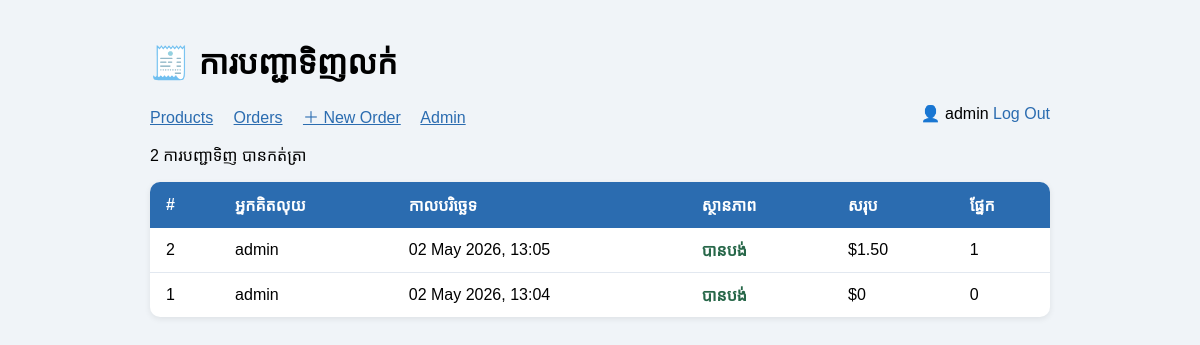
The app's page /sales/orders/ (signed in) with its own data.
### sales/models.py (models this page shows, shortened)
class Order(models.Model):
    STATUS_CHOICES = [
        ('open',       'បានបើក'),
        ('paid',       'បានបង់'),
        ('refunded',   'បានសង'),
        ('cancelled',  'បានលុបចោល'),
    ]
    cashier    = models.ForeignKey(User, on_delete=models.SET_NULL,null=True,related_name='orders',)
    status     = models.CharField(max_length=20, choices=STATUS_CHOICES, default='open')
    created_at = models.DateTimeField(auto_now_add=True)    # កំណត់ពេលបង្កើតការបញ្ជាទិញ
    notes      = models.TextField(blank=True)
    @property
    def total(self):
        return sum(item.subtotal for item in self.items.all())
    class Meta:
        ordering = ['-created_at']

class OrderItem(models.Model):
    order      = models.ForeignKey(Order, on_delete=models.CASCADE, related_name='items')
    product    = models.ForeignKey(Product, on_delete=models.PROTECT)   # PROTECT ការពារការលុបផលិតផលដែលមានការលក់
    quantity   = models.PositiveIntegerField(default=1)
    unit_price = models.DecimalField(max_digits=8, decimal_places=2)    # តម្លៃនៅពេលលក់
    @property
    def subtotal(self):
        return self.unit_price * self.quantity

### sales/views.py (the view)
# urls.py: path('orders/',                views.order_list,     name='order_list'),
@login_required
def order_list(request):
    orders = Order.objects.all()
    return render(request, 'sales/order_list.html', {'orders': orders})

### sales/templates/sales/order_list.html (shortened to what this page needs)
<!DOCTYPE html>
<html lang="km">
<head>
</head>
<body>
    <h1>🧾 ការបញ្ជាទិញលក់</h1>
    <nav>
    <a href="/sales/products/">Products</a>
    <a href="/sales/orders/">Orders</a>
    <a href="/sales/orders/new/">＋ New Order</a>
    <a href="/admin/">Admin</a>
    <span style="float:right">
        👤 {{ request.user.username }}
        <form method="post" action="/accounts/logout/" style="display:inline">
            <button type="submit" style="background:none;border:none;color:#2b6cb0;cursor:pointer;padding:0;font-size:1em">
                Log Out
            </button>
        </form>
    </span>
</nav>
    <p>{{ orders|length }} ការបញ្ជាទិញ បានកត់ត្រា</p>
    <table>
        <thead>
            <tr><th>#</th><th>អ្នកគិតលុយ</th><th>កាលបរិច្ឆេទ</th><th>ស្ថានភាព</th><th>សរុប</th><th>ផ្នែក</th></tr>
        </thead>
        <tbody>
        {% for order in orders %}
            <tr>
                <td>{{ order.pk }}</td>
                <td>{{ order.cashier }}</td>
                <td>{{ order.created_at|date:"d M Y, H:i" }}</td>
                <td><span class="{{ order.status }}">{{ order.get_status_display }}</span></td>
                <td>${{ order.total }}</td>
                <td>{{ order.items.count }}</td>
            </tr>
        {% empty %}
            <tr><td colspan="6" style="text-align:center;color:#888">មិនទាន់មានការបញ្ជាទិញ។</td></tr>
        {% endfor %}
        </tbody>
    </table>
</body>
</html>

### sales/templates/sales/order_list.html (style rules this page uses)
body { font-family: Arial, sans-serif; max-width: 900px; margin: 40px auto; padding: 0 20px; background: #f0f4f8; }
table { width: 100%; border-collapse: collapse; background: white; border-radius: 10px; overflow: hidden; box-shadow: 0 2px 6px rgba(0,0,0,0.08); }
th { background: #2b6cb0; color: white; padding: 12px 16px; text-align: left; }
td { padding: 11px 16px; border-bottom: 1px solid #e2e8f0; }
tr:last-child td { border-bottom: none; }
.paid { color: #276749; font-weight: bold; }
nav a { margin-right: 16px; color: #2b6cb0; }

### records on screen
Order: pk "2", cashier "admin", created_at "02 May 2026, 13:05", status "បានបង់", total "1.50", items.count "1"
Order: pk "1", cashier "admin", created_at "02 May 2026, 13:04", status "បានបង់", total "0", items.count "0"

### other values on screen
{{ request.user.username }} "admin"
{{ orders|length }} "2"
